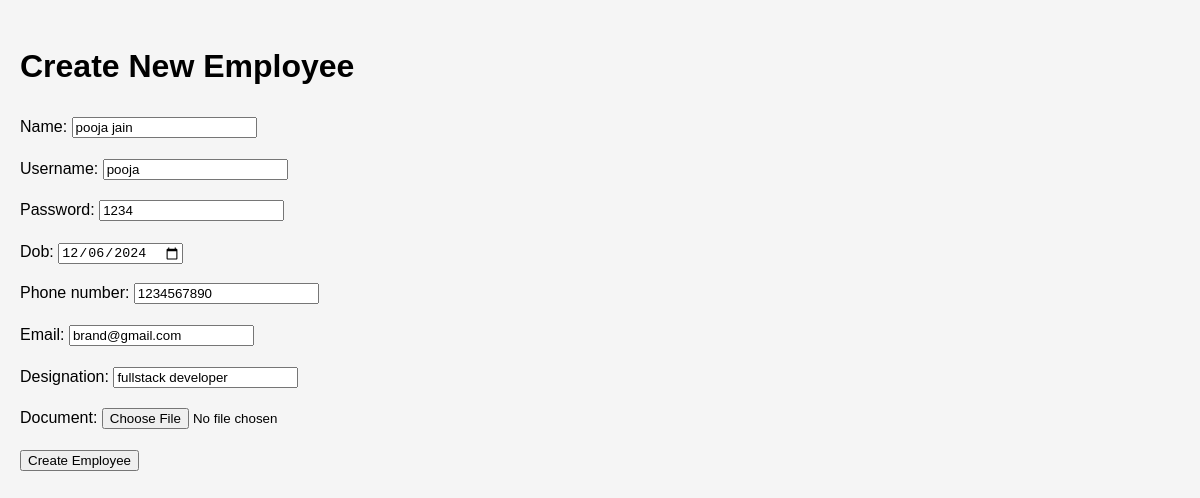
The app's page /employee/edit/2/ with its own data.
### group/models.py (models this page shows, shortened)
class Employee(models.Model):
    employee_id = models.AutoField(primary_key=True)
    name = models.CharField(max_length=255)
    username = models.CharField(max_length=255, unique=True)
    password = models.CharField(max_length=100)  # No hashing, just plain text password
    dob = models.DateField()
    phone_number = models.CharField(max_length=15)
    email = models.EmailField(unique=True)
    designation = models.CharField(max_length=255)
    document = models.FileField(upload_to='employee_documents/', null=True, blank=True)
    office_in_time = models.DateTimeField(null=True, blank=True)  # To store login time
    latitude = models.DecimalField(max_digits=9, decimal_places=6, null=True, blank=True)  # For location tracking
    longitude = models.DecimalField(max_digits=9, decimal_places=6, null=True, blank=True)  # For location tracking
    is_active = models.BooleanField(default=True)  # To manage employee status
    date_joined = models.DateTimeField(default=now)  # To track when the employee was added to the system
    profile_picture = models.ImageField(upload_to='employee_profiles/', null=True, blank=True)  # Optional profile picture
    last_login = models.DateTimeField(default=timezone.now)  # Add this field

### group/views.py (the view)
# urls.py: path('employee/edit/<int:employee_id>/', views.edit_employee, name='edit_employee'),
def edit_employee(request, employee_id):
    employee = Employee.objects.get(employee_id=employee_id)
    if request.method == 'POST':
        form = EmployeeForm(request.POST, request.FILES, instance=employee)
        if form.is_valid():
            form.save()
            return redirect('employee')  # Redirect to employee list after saving
    else:
        form = EmployeeForm(instance=employee)
    return render(request, 'edit_employee.html', {'form': form})

### group/forms.py
class EmployeeForm(forms.ModelForm):
    class Meta:
        model = Employee
        fields = ['name', 'username', 'password', 'dob', 'phone_number', 'email', 'designation', 'document']
        widgets = {
            'dob': forms.DateInput(attrs={'type': 'date'}),
        }

### templates/edit_employee.html (shortened to what this page needs)
{% load static %}
<!DOCTYPE html>
<html lang="en">
<head>
    <link rel="stylesheet" href="{% static 'css/style.css' %}">
</head>
<body>
    <div class="container">
        <h1>Create New Employee</h1>
        <form method="post" enctype="multipart/form-data">
            {{ form.as_p }}
            <button type="submit">Create Employee</button>
        </form>
    </div>
</body>
</html>

### group/static/css/style.css (style rules this page uses)
body { font-family: Arial, sans-serif; line-height: 1.6; margin: 0; padding: 20px; background-color: #f5f5f5; }

### records on screen
Employee: name "pooja jain", username "pooja", password "1234", dob "12/06/2024", phone_number "1234567890", email "brand@gmail.com", designation "fullstack developer"
